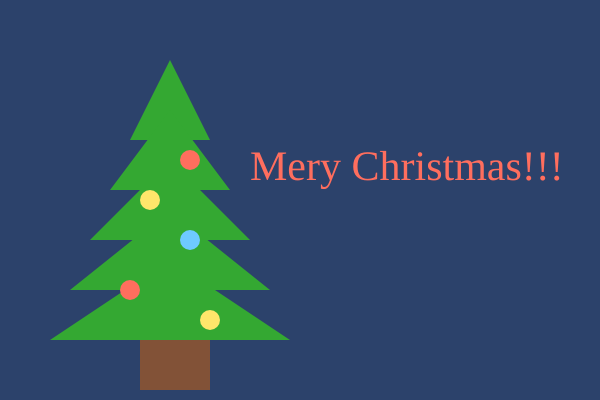
Frame 1 (no input)
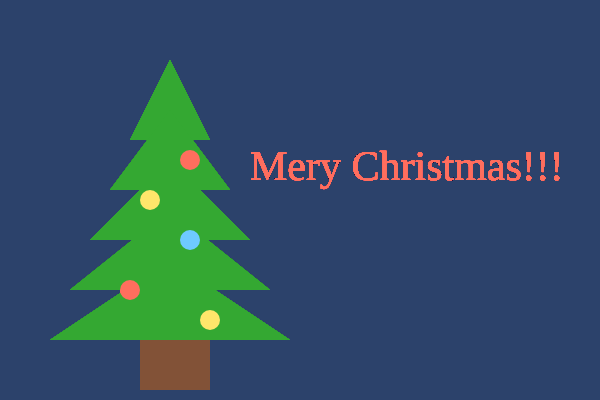
Frame 60 (no input)
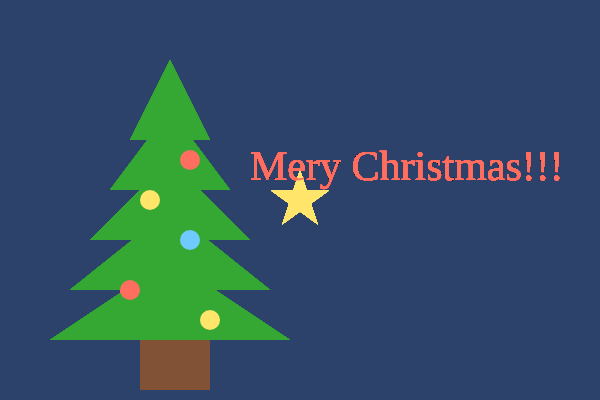
Frame 120 (the mouse pressed at the canvas centre since frame 60)

The p5.js sketch that drew these frames (run headless with seeded random() and noise() and a simulated clock; from frame 60 on, the mouse is pressed at the canvas centre):

// p5.js sketch
// ── sketch.js
// 最終課題を制作しよう
let x,y;
function setup(){
  createCanvas(600, 400);
    background(44, 66, 107);
 noStroke();
 x = 300;
 y = 200;

}

function draw(){

  fill(255,230,107);
   if (mouseIsPressed == true){
     star(mouseX,mouseY, 30, 30);
   }


  function star(cx, cy, r){

    beginShape();
    for(var i = 0; i < 5; i++){
      let theta = TWO_PI * i * 2 / 5 - HALF_PI;
      let x = cx + cos(theta) * r;
      let y = cy + sin(theta) * r;
      vertex(x,y);
    }
    endShape(CLOSE);
  }

  for(let i = 0; i <5; i++){
    fill(52, 168, 50);
    triangle(170, 60 + 50*i, 130 -20*i, 140 + 50*i, 210 + 20*i, 140 + 50*i);

    fill(130, 82, 55);
    rect(140, 340, 70, 50);}

     fill(255, 110, 94);
     ellipse(190,160,20);
      fill(255,230,107);
      ellipse(150,200,20);
      fill(  110, 202, 255);
      ellipse(190,240,20);
      fill(255, 110, 94);
      ellipse(130,290,20);
      fill(255,230,107);
      ellipse(210,320,20);

      textSize(42);
      textAlign(LEFT);
      fill(255, 110, 94);
      strokeWeight(3);
      textFont("Times New Roman");
text('Mery Christmas!!!', 250, 180);

   }
